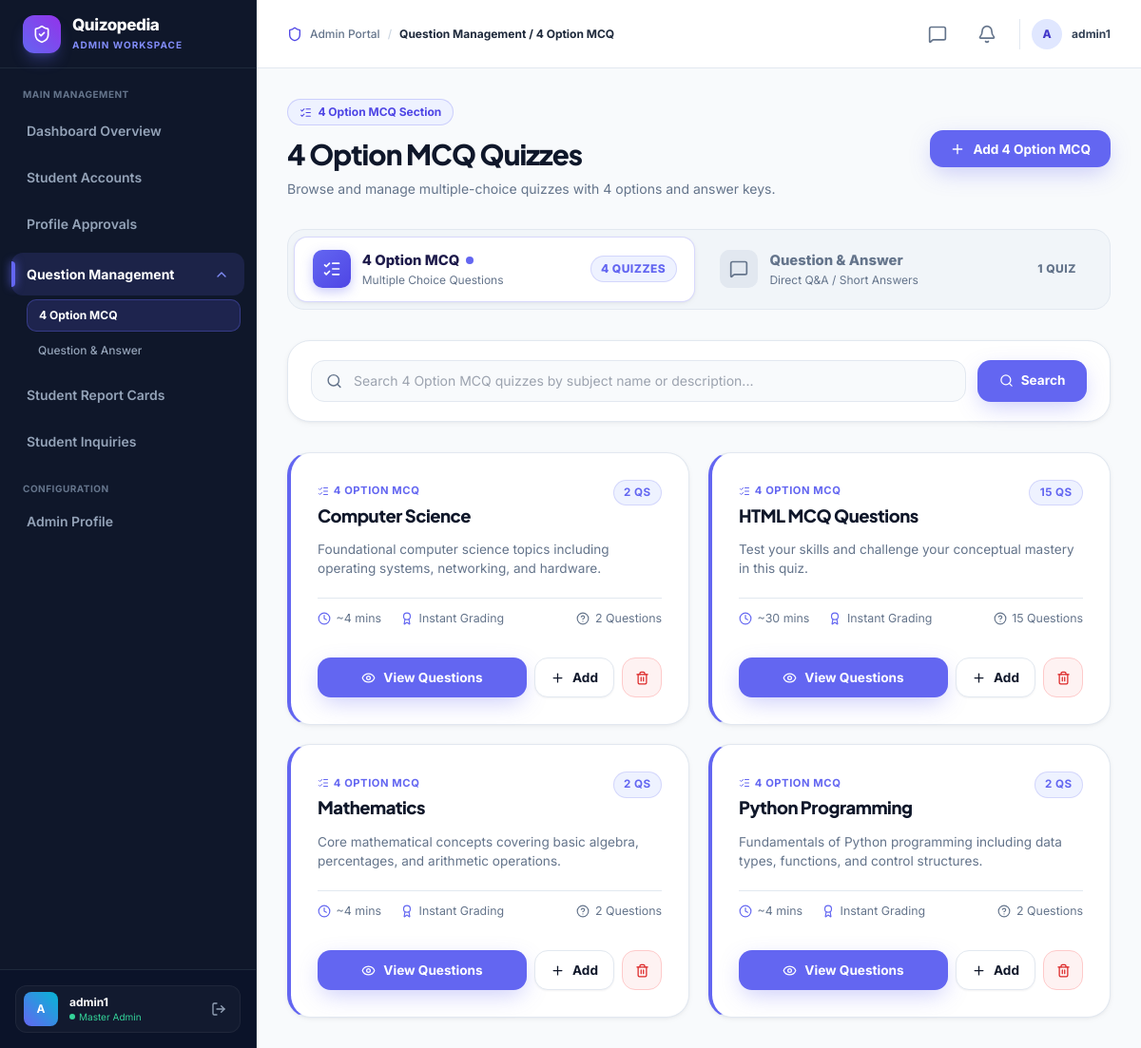
The app's page /questions/ (signed in), older data.
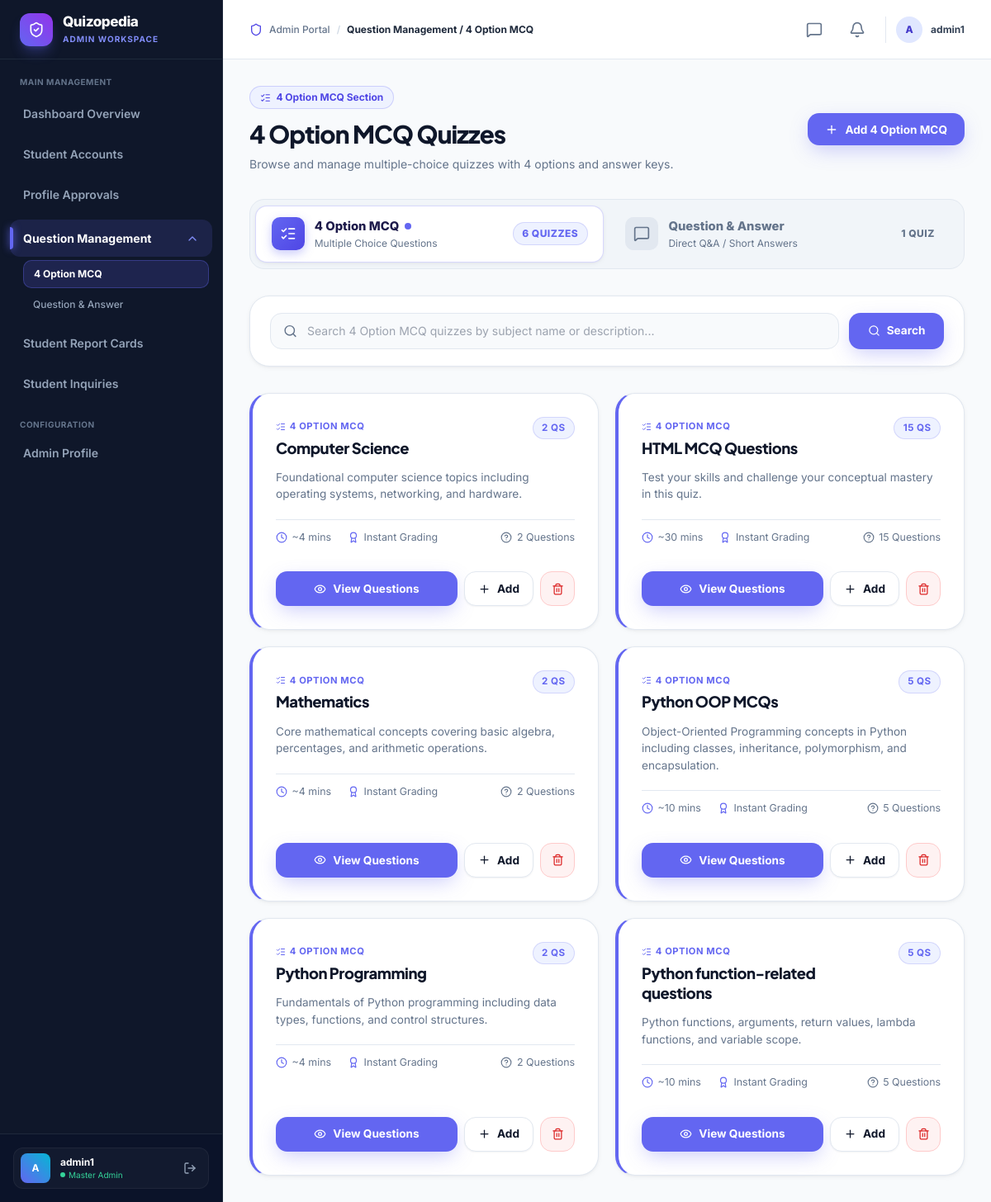
The same page, newer data.
### user/models.py (models this page shows, shortened)
class Subject(models.Model):
    id = models.BigAutoField(primary_key=True)
    name = models.CharField(max_length=150, unique=True, verbose_name="Subject Name")
    description = models.TextField(blank=True, verbose_name="Description")
    created_at = models.DateTimeField(auto_now_add=True, verbose_name="Created At")
    updated_at = models.DateTimeField(auto_now=True, verbose_name="Updated At")
    class Meta:
        ordering = ['name']
        verbose_name = 'Subject'
        verbose_name_plural = 'Subjects'
        constraints = [
            models.UniqueConstraint(
                Lower('name'),
                name='unique_subject_name_case_insensitive'
            )
        ]

### adminpanel/views.py (the view)
# urls.py: path('questions/', views.question_list, name='question_list'),
@admin_required
def question_list(request):
    search_query = request.GET.get('search', '').strip()
    page_number = request.GET.get('page', 1)
    qtype = request.GET.get('type', '').strip().lower()
    mcq_subjects_qs = Subject.objects.filter(questions__question_type='mcq').distinct()
    qna_subjects_qs = Subject.objects.filter(questions__question_type='qna').distinct()
    mcq_quizzes_count = mcq_subjects_qs.count()
    qna_quizzes_count = qna_subjects_qs.count()
    mcq_questions_count = Question.objects.filter(question_type='mcq').count()
    qna_questions_count = Question.objects.filter(question_type='qna').count()
    if qtype not in ['mcq', 'qna']:
        if mcq_quizzes_count > 0:
            qtype = 'mcq'
        elif qna_quizzes_count > 0:
            qtype = 'qna'
        else:
            qtype = 'mcq'
    subjects_qs = Subject.objects.filter(questions__question_type=qtype).distinct().order_by('name')
    total_subjects_count = subjects_qs.count()
    if search_query:
        subjects_qs = subjects_qs.filter(
            Q(name__icontains=search_query) |
            Q(description__icontains=search_query) |
            Q(questions__question_text__icontains=search_query, questions__question_type=qtype)
        ).distinct()
    subject_data = []
    for subject in subjects_qs:
        count = subject.questions.filter(question_type=qtype).count()
        subject_data.append({
            'subject': subject,
            'count': count,
            'qtype': qtype,
        })
    paginator = Paginator(subject_data, 6)
    try:
        page_obj = paginator.get_page(page_number)
    except Exception:
        page_obj = paginator.get_page(1)
    return render(request, 'adminpanel/question_list.html', {
        'subject_data': page_obj,
        'page_obj': page_obj,
        'search_query': search_query,
        'total_subjects_count': total_subjects_count,
        'active_qtype': qtype,
        'mcq_quizzes_count': mcq_quizzes_count,
        'qna_quizzes_count': qna_quizzes_count,
        'mcq_questions_count': mcq_questions_count,
        'qna_questions_count': qna_questions_count,
    })

### user/models.py (called while the page is built)
    def _translate_aliases(self, kwargs):
        new_kwargs = {}
        for k, v in kwargs.items():
            if k == 'status' and isinstance(v, str):
                v = v.strip().lower()
            if k == 'name' or k.startswith('name__'):
                new_kwargs['sender_' + k] = v
            elif k == 'email' or k.startswith('email__'):
                new_kwargs['sender_' + k] = v
            elif k == 'timestamp' or k.startswith('timestamp__'):
                new_kwargs['created_at' + k[9:]] = v
            else:
                new_kwargs[k] = v
        return new_kwargs

    def filter(self, *args, **kwargs):
        return super().filter(*args, **self._translate_aliases(kwargs))

### adminpanel/templates/adminpanel/question_list.html (shortened to what the changed rows need)
{% extends 'adminpanel/base.html' %}
{% block content %}
<div style="display: flex; align-items: center; justify-content: space-between; flex-wrap: wrap; gap: 1rem; margin-bottom: 2rem;">
  <div>
    <h1 style="font-size: 1.85rem; font-weight: 800; color: var(--text-main); letter-spacing: -0.03em;">
      {% if active_qtype == 'mcq' %}4 Option MCQ Quizzes{% else %}Question &amp; Answer Quizzes{% endif %}
    </h1>
  </div>
</div>
<div style="margin-bottom: 2rem; padding: 0.4rem; border-radius: var(--radius-lg); background: #f1f5f9; border: 1px solid var(--border-subtle); display: grid; grid-template-columns: repeat(auto-fit, minmax(260px, 1fr)); gap: 0.5rem;">
  <a href="{% url 'question_list' %}?type=mcq"
    style="display: flex; align-items: center; justify-content: space-between; padding: 0.85rem 1.15rem; border-radius: var(--radius-md); text-decoration: none; transition: all 0.2s;
    {% if active_qtype == 'mcq' %}
      background: #ffffff; color: #1e1b4b; box-shadow: var(--shadow-sm); border: 1px solid rgba(99,102,241,0.25);
    {% else %}
      color: var(--text-muted);
    {% endif %}">
    <div style="display: flex; align-items: center; gap: 0.75rem;">
      <div style="width: 40px; height: 40px; border-radius: var(--radius-sm); display: flex; align-items: center; justify-content: center; flex-shrink: 0;
        {% if active_qtype == 'mcq' %}
          background: linear-gradient(135deg, #6366f1 0%, #4f46e5 100%); color: white; box-shadow: 0 4px 12px rgba(99,102,241,0.35);
        {% else %}
          background: #e2e8f0; color: #64748b;
        {% endif %}">
      </div>
      <div>
      </div>
    </div>
    <span class="qp-badge {% if active_qtype == 'mcq' %}qp-badge-primary{% else %}qp-badge-outline{% endif %}" style="font-size: 0.75rem; font-weight: 800;">
      {{ mcq_quizzes_count }} Quiz{{ mcq_quizzes_count|pluralize:"zes" }}
    </span>
  </a>
</div>
{% if subject_data %}
<div style="display: grid; grid-template-columns: repeat(auto-fill, minmax(340px, 1fr)); gap: 1.25rem;">
  {% for item in subject_data %}
  <div class="qp-card" id="quiz-card-{{ item.subject.id }}"
    style="padding: 1.75rem; display: flex; flex-direction: column; justify-content: space-between; border-left: 4px solid var(--primary);">
    <div>
      <div style="display: flex; align-items: flex-start; justify-content: space-between; gap: 1rem; margin-bottom: 0.85rem;">
        <div>
          <div style="display: inline-flex; align-items: center; gap: 0.3rem; font-size: 0.7rem; font-weight: 700; text-transform: uppercase; letter-spacing: 0.05em; margin-bottom: 0.35rem; color: var(--primary);">
            {% if active_qtype == 'mcq' %}
            <i data-lucide="list-checks" style="width: 12px; height: 12px;"></i>
            <span>4 Option MCQ</span>
            {% else %}
            <i data-lucide="message-square" style="width: 12px; height: 12px;"></i>
            <span>Question &amp; Answer</span>
            {% endif %}
          </div>
          <h3 style="font-size: 1.15rem; font-weight: 800; color: var(--text-main); line-height: 1.3;">
            {{ item.subject.name }}
          </h3>
        </div>
        <span class="qp-badge qp-badge-primary" style="flex-shrink: 0;">
          {{ item.count }} Qs
        </span>
      </div>
      <p style="font-size: 0.85rem; color: var(--text-muted); line-height: 1.5; margin-bottom: 1.25rem; min-height: 2.5rem;">
        {{ item.subject.description|default:"Test your skills and challenge your conceptual mastery in this quiz." }}
      </p>
      <div style="display: flex; align-items: center; gap: 1.25rem; font-size: 0.775rem; color: var(--text-muted); padding: 0.75rem 0; border-top: 1px solid var(--border-subtle); margin-bottom: 1.25rem;">
        <span style="display: inline-flex; align-items: center; gap: 0.35rem;">
          <i data-lucide="clock" style="width: 14px; height: 14px; color: var(--primary);"></i>
          ~{{ item.count|add:item.count }} mins
        </span>
        <span style="display: inline-flex; align-items: center; gap: 0.35rem;">
          <i data-lucide="award" style="width: 14px; height: 14px; color: var(--primary);"></i>
          Instant Grading
        </span>
        <span style="display: inline-flex; align-items: center; gap: 0.35rem; margin-left: auto;">
          <i data-lucide="help-circle" style="width: 14px; height: 14px; color: var(--text-muted);"></i>
          {{ item.count }} Question{{ item.count|pluralize }}
        </span>
      </div>
    </div>
    <div style="display: flex; align-items: center; gap: 0.5rem; width: 100%;">
      <a href="{% url 'subject_questions' item.subject.id %}?type={{ active_qtype }}"
        class="qp-btn qp-btn-primary"
        style="flex: 1; height: 42px; justify-content: center; font-size: 0.85rem; font-weight: 700;">
        <i data-lucide="eye" style="width: 15px; height: 15px;"></i>
        <span>View Questions</span>
      </a>
      {% if active_qtype == 'mcq' %}
      <a href="{% url 'question_add_mcq' %}?subject={{ item.subject.name|urlencode }}"
        class="qp-btn qp-btn-outline"
        style="height: 42px; padding: 0 1rem; font-size: 0.85rem; font-weight: 700; color: var(--text-main);"
        title="Add MCQ Question">
        <i data-lucide="plus" style="width: 15px; height: 15px;"></i>
        <span>Add</span>
      </a>
      {% endif %}
      <form method="POST" action="{% url 'subject_delete' item.subject.id %}?type={{ active_qtype }}"
        onsubmit="return confirm('Are you sure you want to delete the entire quiz \'{{ item.subject.name|escapejs }}\' and all its questions? This cannot be undone.');"
        style="margin: 0; padding: 0;">
        <button type="submit"
          class="qp-btn"
          style="height: 42px; width: 42px; padding: 0; background: #fef2f2; color: #dc2626; border: 1px solid #fecaca; border-radius: var(--radius-md);"
          title="Delete Entire Quiz">
          <i data-lucide="trash-2" style="width: 15px; height: 15px;"></i>
        </button>
      </form>
    </div>
  </div>
  {% endfor %}
</div>
{% endif %}
{% endblock %}

Row changes from the older to the newer data that the page shows:
now on this page (row edited): Subject: subject.name "Python OOP MCQs", count "5", subject.description "Object-Oriented Programming concepts in Python including classes, inheritance, polymorphism, and encapsulation.", count|add "10"
now on this page (row edited): Subject: subject.name "Python function-related questions", count "5", subject.description "Python functions, arguments, return values, lambda functions, and variable scope.", count|add "10"
Text that changed along with them:
{{ mcq_quizzes_count }}: "4" → "6"
